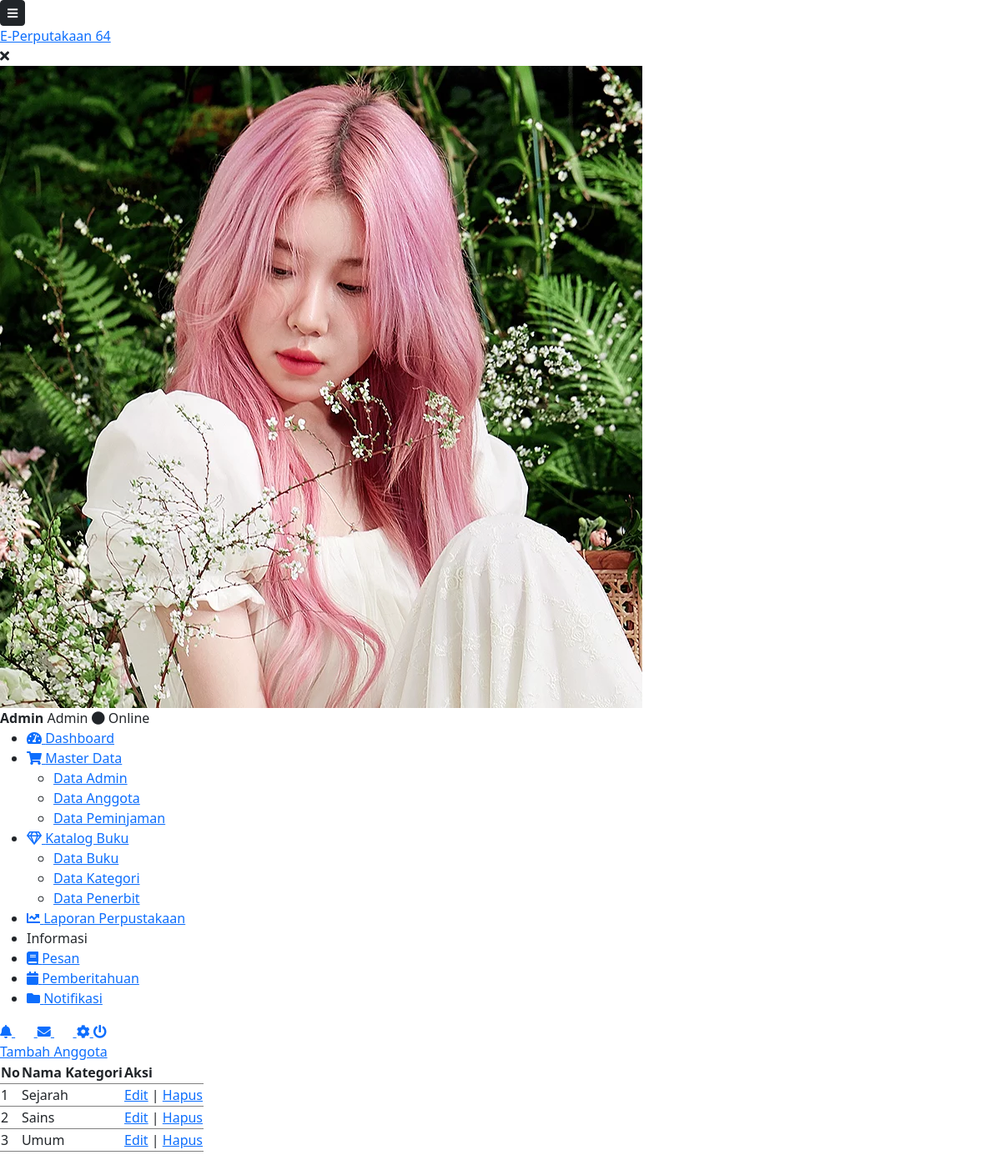
The app's page /admin/katalog_buku/data_kategori/index.php with its own data.
### tables this page shows
CREATE TABLE `user` (
  `id` int(11) NOT NULL,
  `kode` varchar(100) NOT NULL,
  `nis` char(50) DEFAULT NULL,
  `fullname` varchar(50) NOT NULL,
  `username` varchar(100) NOT NULL,
  `password` text NOT NULL,
  `kelas` varchar(50) DEFAULT NULL,
  `alamat` text DEFAULT NULL,
  `verif` enum('verified','unverified') NOT NULL,
  `role` enum('admin','user') NOT NULL,
  `foto` text DEFAULT NULL,
  `join_date` datetime NOT NULL,
  `terakhir_login` datetime NOT NULL
);

CREATE TABLE `kategori` (
  `id` int(11) NOT NULL,
  `kode` varchar(100) NOT NULL,
  `nama` varchar(100) NOT NULL
);

### class/Database.php (called while the page is built, shortened)
<?php
class Database{
    private $server = "localhost";
    private $username = "root";
    private $password = "";
    private $database = "db_perpus";
    public function __construct(){
        $this->db = mysqli_connect($this->server, $this->username, $this->password, $this->database);
    }
}
?>

### class/User.php (called while the page is built, shortened)
<?php
include_once("Database.php");
class User extends Database
{
    public function find($id)
    {
        $sql = "SELECT * from user where id='$id'";
        return $this->db->query($sql)->fetch_assoc();
    }
}

### class/Kategori.php (called while the page is built, shortened)
<?php
include_once("Database.php");
class Kategori extends Database{
    public function all(){
        $sql = "SELECT * from kategori";
        return $this->db->query($sql)->fetch_all(MYSQLI_ASSOC);
    }
}

### admin/katalog_buku/data_kategori/index.php (the view, shortened to what this page needs)
<?php
include_once("../../../class/Kategori.php");
include_once("../../../class/User.php");
$user = new User;
$data_user = $user->find(1);
$kategori = new Kategori;
$data_kategori = $kategori->all()
?>
<!DOCTYPE html>
<html lang="en">
<head>
    <?php include_once("../../../partials/t_script_js.php") ?>
</head>
<body>
    <?php include("../../..//partials/sidebar_admin.php") ?>
    <div class="tambah">
        <a href="tambah.php">Tambah Anggota</a>
    </div>
    <div class="table">
        <table id="jquery-tab">
            <thead>
                <tr>
                    <th>No</th>
                    <th>Nama Kategori</th>
                    <th>Aksi</th>
                </tr>
            </thead>
            <tbody>
                <?php foreach ($data_kategori as $key => $b) { ?>
                    <tr>
                        <td><?= $key + 1 ?></td>
                        <td><?= $b["nama"] ?></td>
                        <td>
                            <a href="edit.php?id=<?= $b["id"] ?>">Edit</a> |
                            <a href="hapus.php?id=<?= $b["id"] ?>">Hapus</a>
                        </td>
                    </tr>
                <?php } ?>
            </tbody>
        </table>
    </div>
</body>
</html>

### partials/sidebar_admin.php (shortened to what this page needs)
<a id="show-sidebar" class="btn btn-sm btn-dark" href="#">
    <i class="fas fa-bars"></i>
</a>
<nav id="sidebar" class="sidebar-wrapper">
    <div class="sidebar-content">
        <div class="sidebar-brand">
            <a href="http://localhost/perpus/admin/index.php">E-Perputakaan 64</a>
            <div id="close-sidebar">
                <i class="fas fa-times"></i>
            </div>
        </div>
        <div class="sidebar-header">
            <div class="user-pic">
                <img class="img-responsive img-rounded" src="<?= $data_user["foto"] ?>" alt="User picture">
            </div>
            <div class="user-info">
                <span class="user-name"><Strong><?= $data_user["fullname"]; ?></Strong></span>
                <span class="user-role text-capitalize"><?= $data_user["role"]; ?></span>
                <span class="user-status">
                    <i class="fa fa-circle"></i>
                    <span>Online</span>
                </span>
            </div>
        </div>
        <div class="sidebar-menu">
            <ul>
                <li class="sidebar">
                    <a href="http://localhost/perpus/admin/index.php">
                        <i class="fa fa-tachometer-alt"></i>
                        <span>Dashboard</span>
                    </a>
                </li>
                <li class="sidebar-dropdown">
                    <a href="#">
                        <i class="fa fa-shopping-cart"></i>
                        <span>Master Data</span>
                    </a>
                    <div class="sidebar-submenu">
                        <ul>
                            <li>
                                <a href="http://localhost/perpus/admin/master_data/data_admin/index.php">Data Admin
                                </a>
                            </li>
                            <li>
                                <a href="http://localhost/perpus/admin/master_data/data_anggota/index.php">Data Anggota</a>
                            </li>
                            <li>
                                <a href="http://localhost/perpus/admin/master_data/data_peminjaman/index.php">Data Peminjaman</a>
                            </li>
                        </ul>
                    </div>
                </li>
                <li class="sidebar-dropdown">
                    <a href="#">
                        <i class="far fa-gem"></i>
                        <span>Katalog Buku</span>
                    </a>
                    <div class="sidebar-submenu">
                        <ul>
                            <li>
                                <a href="http://localhost/perpus/admin/katalog_buku/data_buku/index.php">Data Buku</a>
                            </li>
                            <li>
                                <a href="http://localhost/perpus/admin/katalog_buku/data_kategori/index.php">Data Kategori</a>
                            </li>
                            <li>
                                <a href="http://localhost/perpus/admin/katalog_buku/data_penerbit/index.php">Data Penerbit</a>
                            </li>
                        </ul>
                    </div>
                </li>
                <li class="sidebar">
                    <a href="http://localhost/perpus/admin/laporan_perpus/index.php">
                        <i class="fa fa-chart-line"></i>
                        <span>Laporan Perpustakaan</span>
                    </a>
                </li>
                <li class="header-menu">
                    <span>Informasi</span>
                </li>
                <li>
                    <a href="http://localhost/perpus/admin/pesan.php">
                        <i class="fa fa-book"></i>
                        <span>Pesan</span>
                    </a>
                </li>
                <li>
                    <a href="http://localhost/perpus/admin/pemberitahuan.php">
                        <i class="fa fa-calendar"></i>
                        <span>Pemberitahuan</span>
                    </a>
                </li>
                <li>
                    <a href="http://localhost/perpus/admin/notif.php">
                        <i class="fa fa-folder"></i>
                        <span>Notifikasi</span>
                    </a>
                </li>
            </ul>
        </div>
    </div>
    <div class="sidebar-footer">
        <a href="#">
            <i class="fa fa-bell"></i>
            <span class="badge badge-pill badge-warning notification">3</span>
        </a>
        <a href="#">
            <i class="fa fa-envelope"></i>
            <span class="badge badge-pill badge-success notification">7</span>
        </a>
        <a href="#">
            <i class="fa fa-cog"></i>
        </a>
        <a href="http://localhost/perpus/logout.php">
            <i class="fa fa-power-off"></i>
        </a>
    </div>
</nav>

### records on screen
user: foto (picture), fullname "Admin", role "Admin"
kategori: nama "Sejarah"
kategori: nama "Sains"
kategori: nama "Umum"
